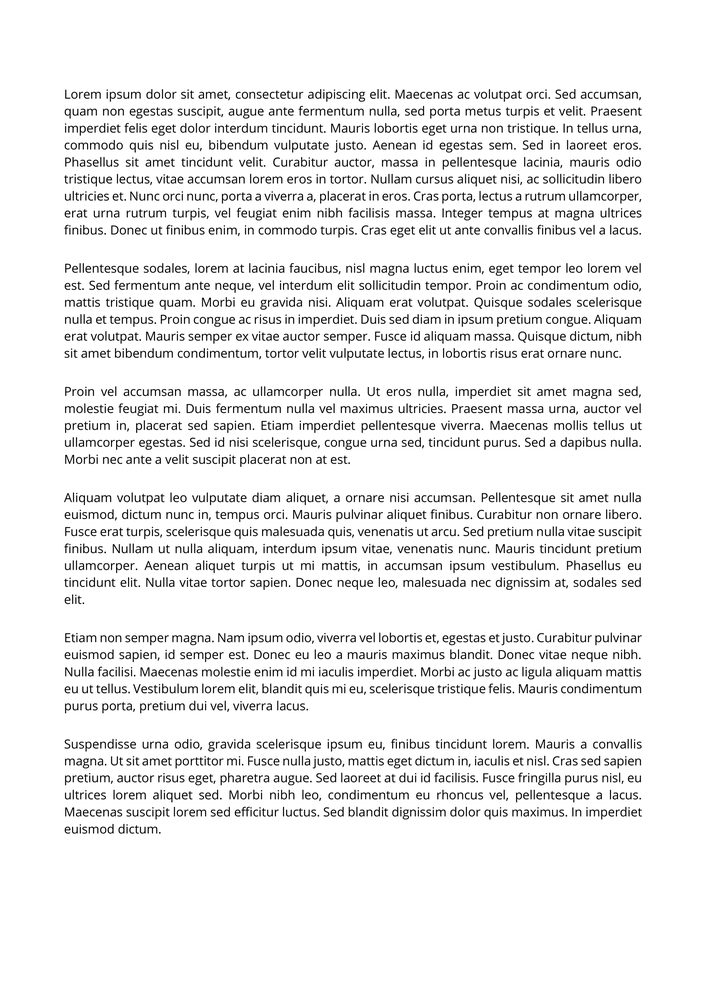
#> input picture Task B/001.png, 706 x 999 px, shrunk from 1654 x 2339 before the run
$ python Assignment_Task_B.py
#> lines starting #> are read from the running program, lines starting #| are printed output that depends on the picture; after the words box and inside, x2 and y2 are one past the last pixel; in counts of white or black regions, pixels touching at a corner belong together
import cv2
import numpy as np
from matplotlib import pyplot as plt

# This is used to load the targeted image
image = cv2.imread('001.png', 0)
#> image is the input picture: shape (999, 706); min 0, max 255, mean 237.8

# Thresholding was used here to reduce any pixels below the range of 200 and anything above will be increased.
_, binary = cv2.threshold(image, 200, 255, cv2.THRESH_BINARY_INV)
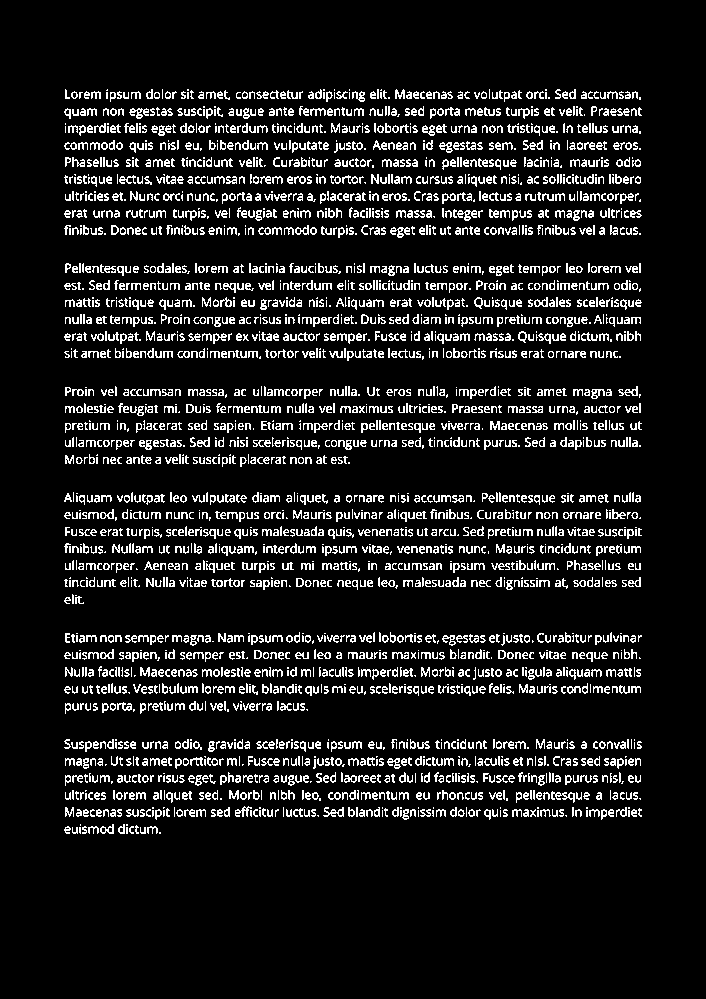
#> binary: shape (999, 706); 10.6% white in thin lines or dots, all inside (x1, y1, x2, y2) = (64, 89, 642, 834)

# Using dilation - This is used to increase the area of the object to make it bigger.
kernel = np.ones((15, 15), np.uint8)
dilated = cv2.dilate(binary, kernel, iterations=2)
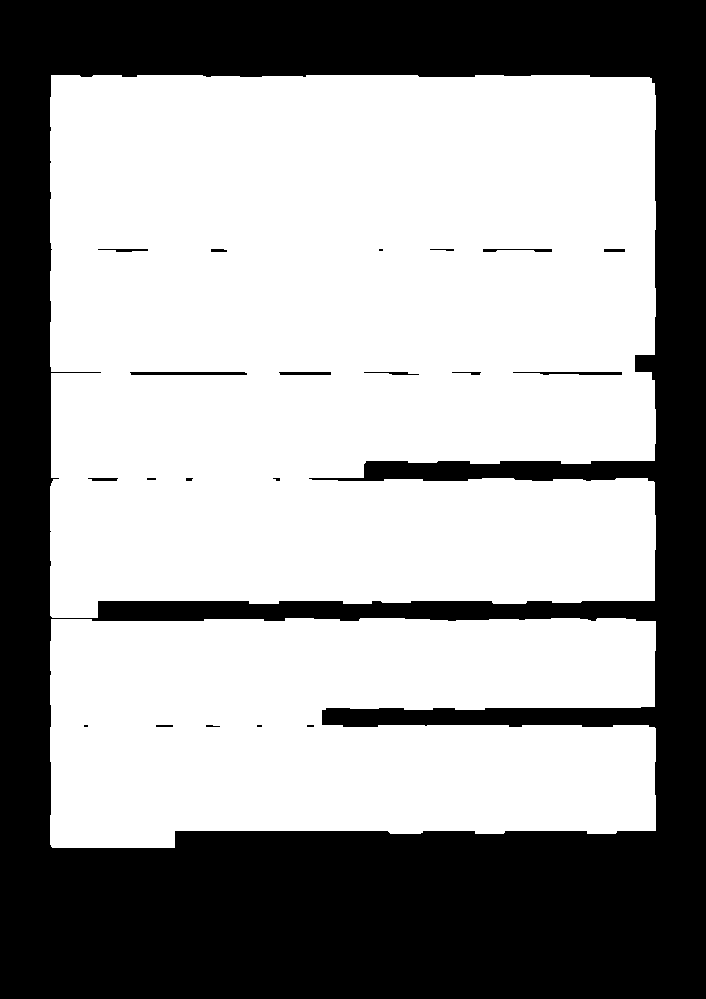
#> dilated: shape (999, 706); 61.9% white; 21 black regions (7 under 20 px)

# This is used to find contours in image basically meaning finding colours of same intensity.
# Later the dilated function is used for when the contours are found.
# cv2.RETR_EXTERNAL is used to retrieve contour.
# cv2.CHAIN_APPROX_SIMPLE is used to compresses horizontal, vertical, and diagonal segments and leaves only their end points.
contours, _ = cv2.findContours(dilated, cv2.RETR_EXTERNAL, cv2.CHAIN_APPROX_SIMPLE)
#> contours = 2 contours; box (x1, y1, x2, y2) and area: (50, 75, 656, 618) 311610, (50, 618, 656, 848) 123496

# Calculate dynamic threshold
areas = [cv2.contourArea(cnt) for cnt in contours]
#> areas = [123495.5, 311610.5]
mean_area = np.mean(areas)
#> mean_area = 217553
std_area = np.std(areas)
#> std_area = 94057.5
dynamic_threshold = mean_area - 2.0 * std_area  # Adjust the factor as needed
#> dynamic_threshold = 29438

# Filter contours based on area
contours = [cnt for cnt in contours if cv2.contourArea(cnt) > dynamic_threshold]

# Get bounding rectangles for each contour
rects = [cv2.boundingRect(cnt) for cnt in contours]
#> rects = [(50, 618, 606, 230), (50, 75, 606, 543)]

# Sort rectangles top-to-bottom, then left-to-right
rects.sort(key=lambda x: (x[0], x[1]))

# Extract and display each paragraph
for i, rect in enumerate(rects):
    x, y, w, h = rect
    paragraph = image[y:y+h, x:x+w]
    plt.figure(figsize=(10, 10))
    plt.imshow(paragraph, cmap='gray')
    plt.axis('off')
    plt.show()
#> this loop made 2 passes
#> pass 1, `paragraph = image[y:y+h, x:x+w]`:
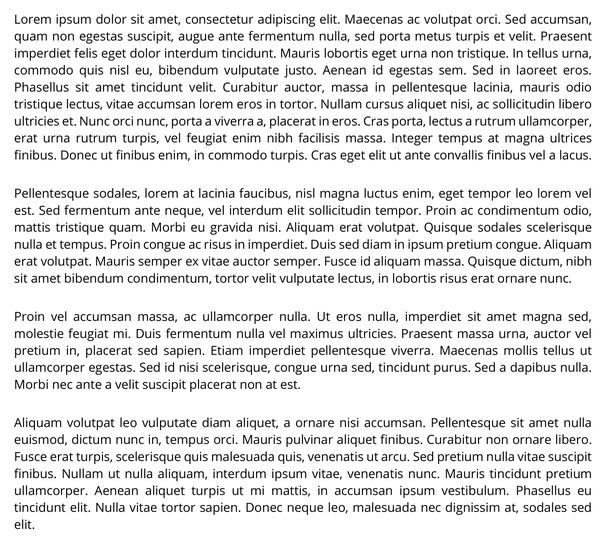
#> paragraph: shape (543, 606); min 0, max 255, mean 228.3
#> pass 2, `paragraph = image[y:y+h, x:x+w]`:
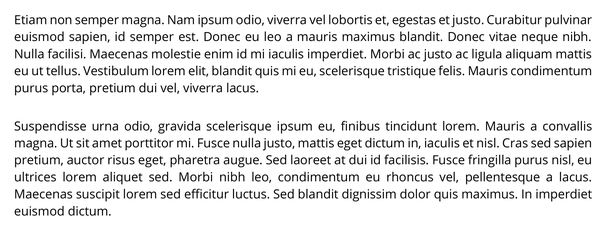
#> paragraph: shape (230, 606); min 0, max 255, mean 230.6

$ run again, with Task B/002.png copied over Task B/001.png
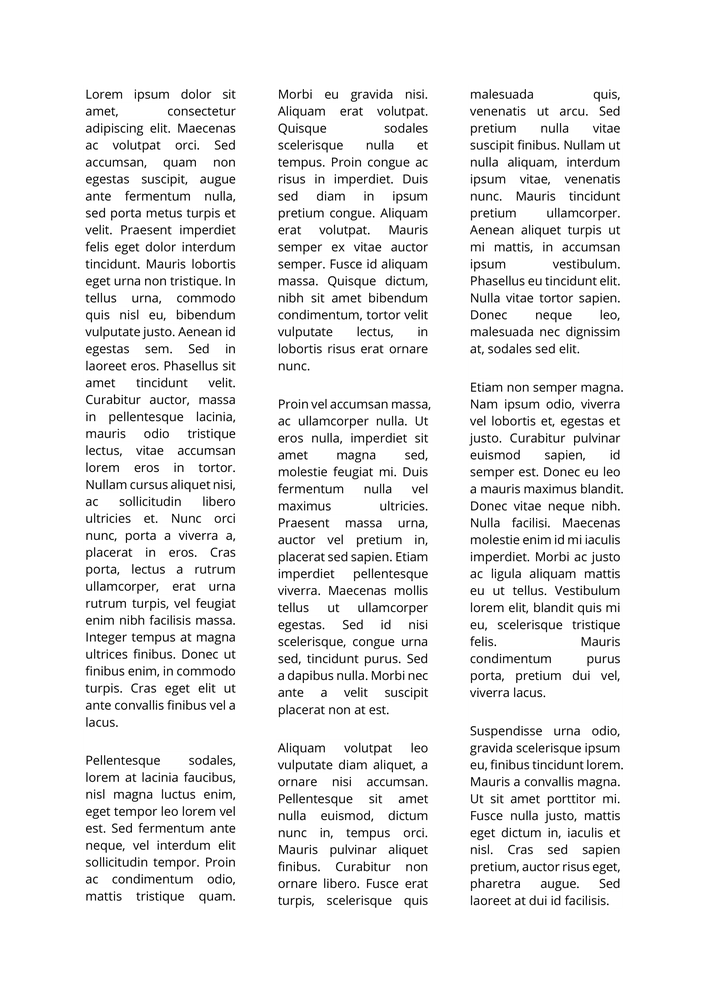
#> input picture Task B/002.png, 706 x 999 px, shrunk from 1654 x 2339 before the run
#> image is the input picture: shape (999, 706); min 0, max 255, mean 238.9
#> `_, binary = cv2.threshold(image, 200, 255, cv2.THRESH_BINARY_INV)`:
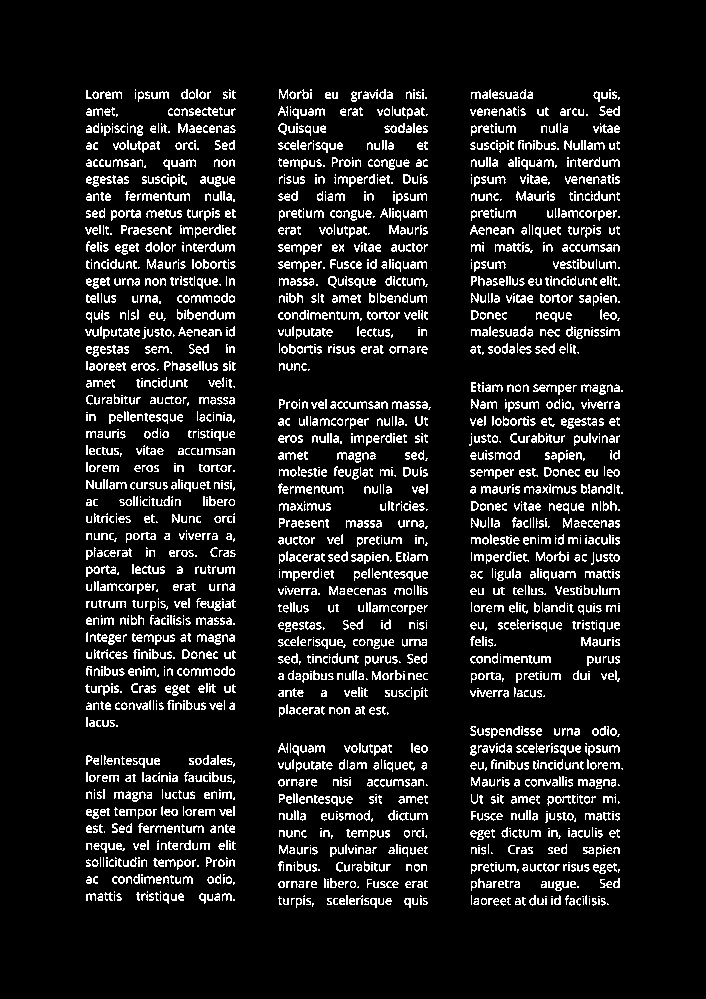
#> binary: shape (999, 706); 9.9% white in thin lines or dots, all inside (x1, y1, x2, y2) = (85, 89, 623, 908)
#> dilated: shape (999, 706); 62.5% white; 5 black regions
#> contours = 3 contours; box (x1, y1, x2, y2) and area: (264, 75, 445, 922) 146122, (71, 75, 250, 918) 145757, (455, 75, 637, 920) 145622
#> areas = [145622, 146122.5, 145757]
#> mean_area = 145833.8
#> std_area = 211.4
#> dynamic_threshold = 145411
#> rects = [(455, 75, 182, 845), (264, 75, 181, 847), (71, 75, 179, 843)]
#> the loop `for i, rect in enumerate(rects):` made 3 passes
#> (rect, x, w, h) on passes 1 to 3: ((71, 75, 179, 843), 71, 179, 843), ((264, 75, 181, 847), 264, 181, 847), ((455, 75, 182, 845), 455, 182, 845)
#> pass 3, `paragraph = image[y:y+h, x:x+w]`:
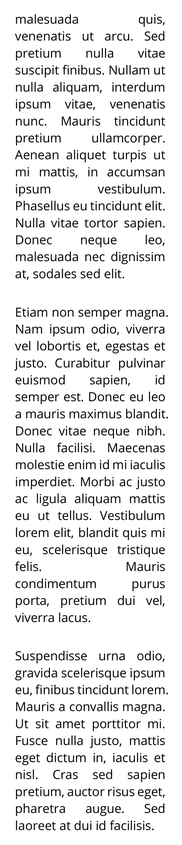
#> paragraph: shape (845, 182); min 0, max 255, mean 230.3

$ run again, with Task B/003.png copied over Task B/001.png
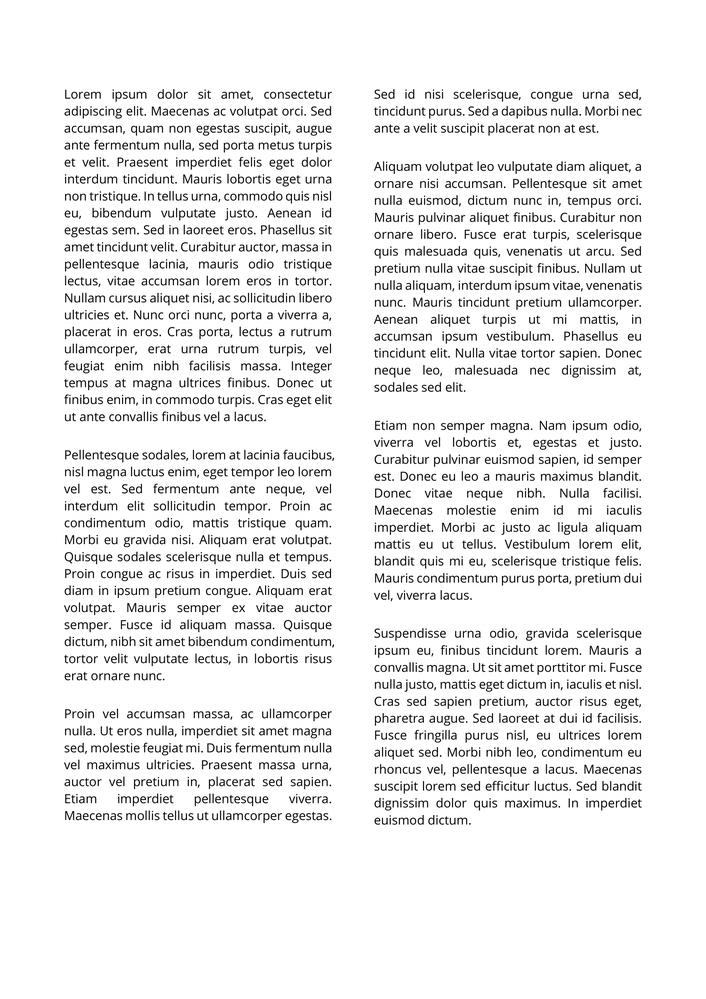
#> input picture Task B/003.png, 706 x 999 px, shrunk from 1654 x 2339 before the run
#> image is the input picture: shape (999, 706); min 0, max 255, mean 237.7
#> `_, binary = cv2.threshold(image, 200, 255, cv2.THRESH_BINARY_INV)`:
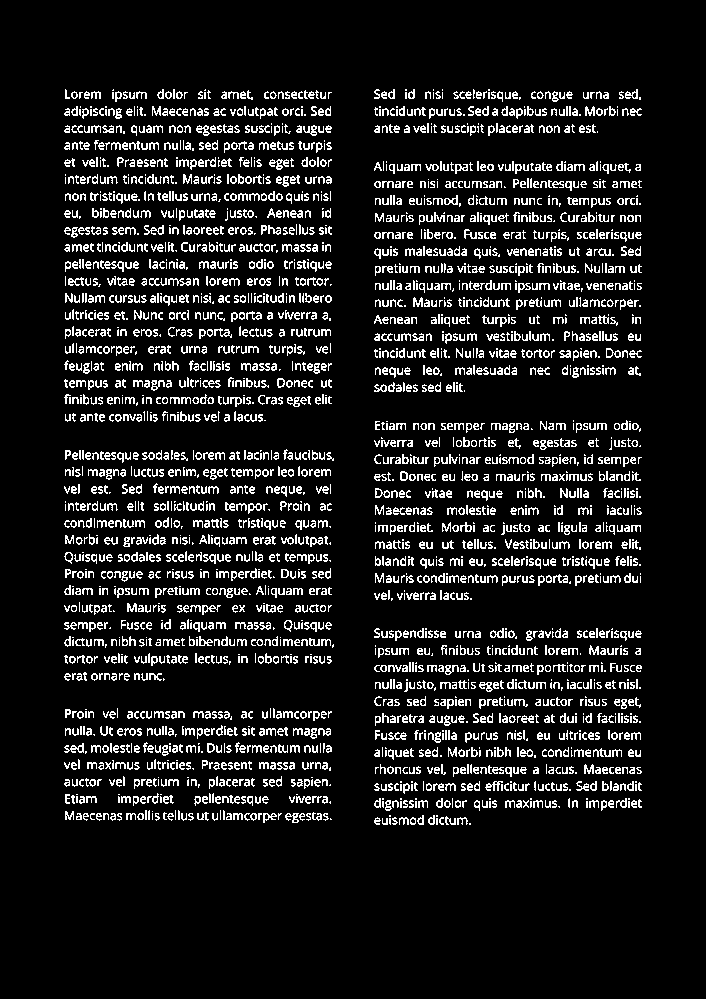
#> binary: shape (999, 706); 10.6% white in thin lines or dots, all inside (x1, y1, x2, y2) = (64, 89, 642, 825)
#> dilated: shape (999, 706); 61.7% white; 8 black regions (3 under 20 px)
#> contours = 3 contours; box (x1, y1, x2, y2) and area: (50, 75, 348, 837) 218878, (360, 406, 656, 839) 120659, (360, 75, 656, 406) 93116
#> areas = [120659, 93115.5, 218878.5]
#> mean_area = 144217.7
#> std_area = 53977.4
#> dynamic_threshold = 36262.8
#> rects = [(360, 406, 296, 433), (360, 75, 296, 331), (50, 75, 298, 762)]
#> the loop `for i, rect in enumerate(rects):` made 3 passes
#> pass 3, `paragraph = image[y:y+h, x:x+w]`:
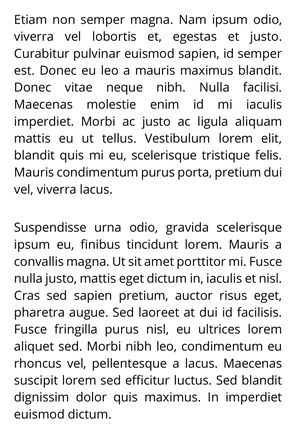
#> paragraph: shape (433, 296); min 0, max 255, mean 228.7

$ run again, with Task B/004.png copied over Task B/001.png
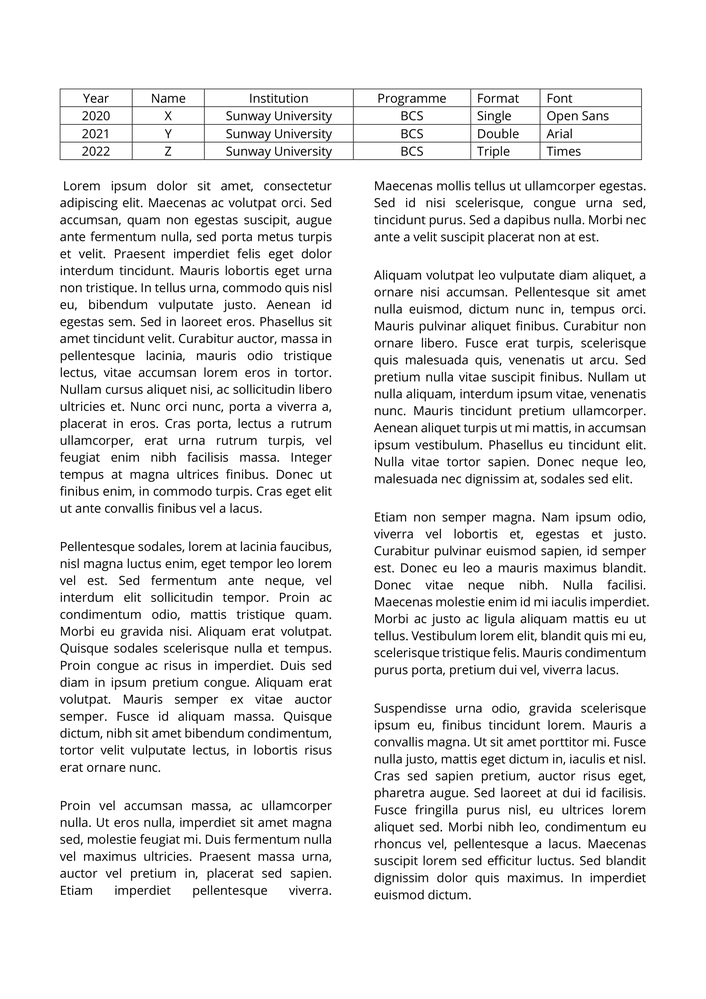
#> input picture Task B/004.png, 706 x 999 px, shrunk from 1654 x 2339 before the run
#> image is the input picture: shape (999, 706); min 0, max 255, mean 236
#> `_, binary = cv2.threshold(image, 200, 255, cv2.THRESH_BINARY_INV)`:
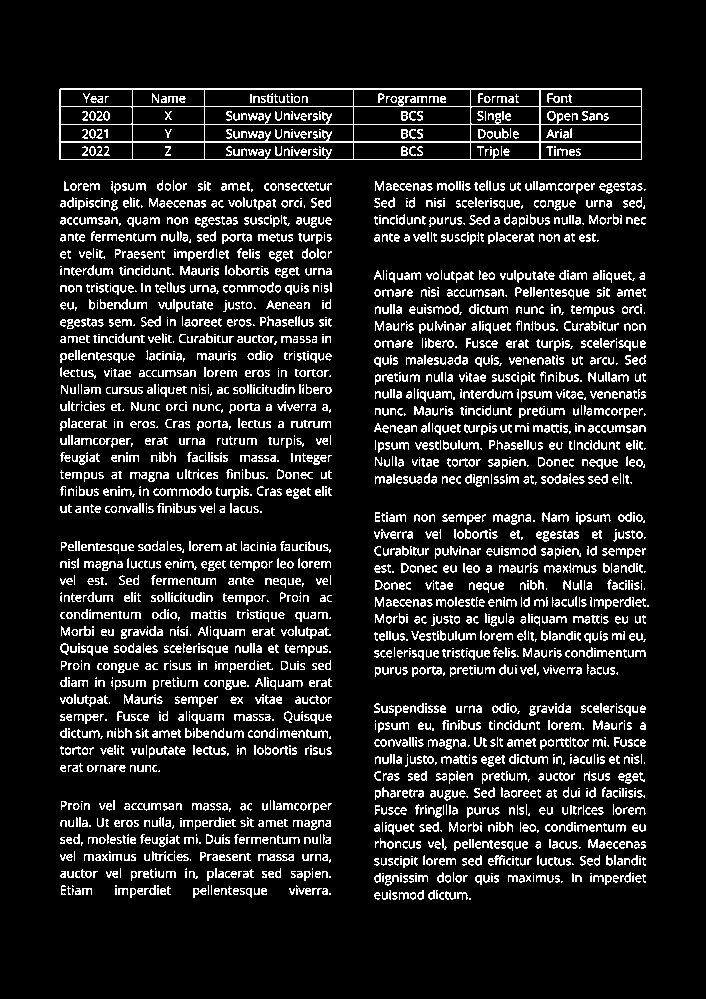
#> binary: shape (999, 706); 11.8% white in thin lines or dots, all inside (x1, y1, x2, y2) = (59, 88, 649, 900)
#> `dilated = cv2.dilate(binary, kernel, iterations=2)`:
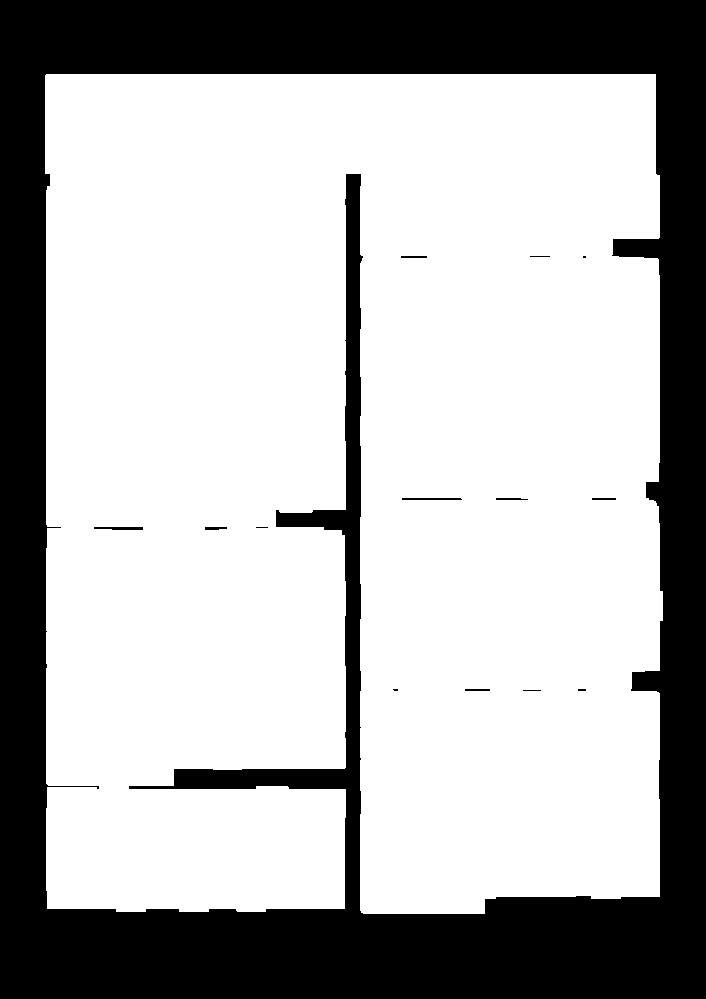
#> dilated: shape (999, 706); 70% white; 14 black regions (5 under 20 px)
#> `contours, _ = cv2.findContours(dilated, cv2.RETR_EXTERNAL, cv2.CHAIN_A..`: contours = 1 contour; box (x1, y1, x2, y2) and area: (45, 74, 663, 914) 491347
#> areas = [491347]
#> mean_area = 491347
#> std_area = 0
#> dynamic_threshold = 491347
#> `contours = [cnt for cnt in contours if cv2.contourArea(cnt) > dynamic_..`: contours = []
